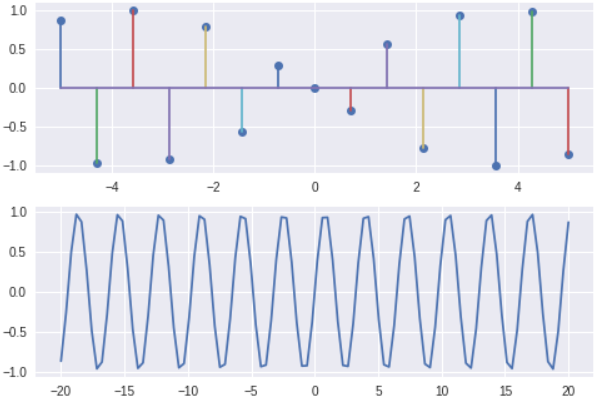

Generate this figure with Python:
import matplotlib.pyplot as plt
import numpy as np

x1 = np.linspace(-5, 5, 15)
x2 = np.linspace(-20, 20,100)

y1 = np.sin(13 * (np.pi/3) * x1)
y2 = np.sin(13 * (np.pi/3) * x2)

plt.subplot(2, 1, 1)
plt.stem(x1, y1, '-')
plt.subplot(2, 1, 2)
plt.plot(x2, y2, '-')
